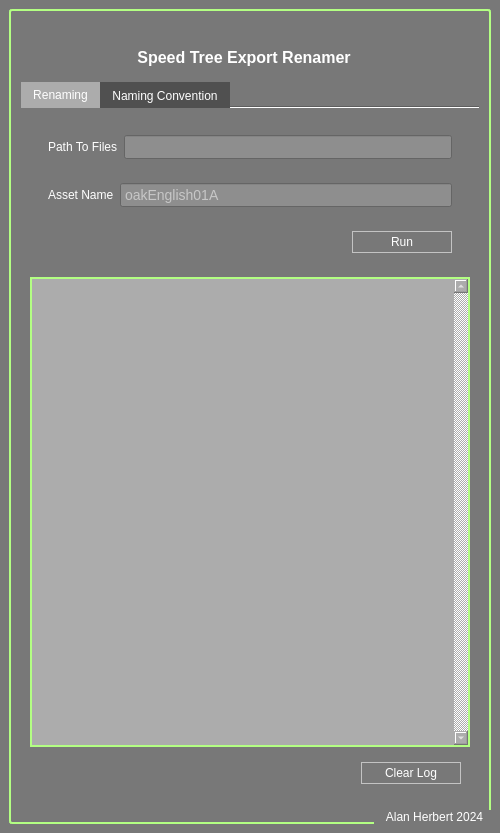
<?xml version="1.0" encoding="UTF-8"?>
<ui version="4.0">
 <class>MainWindow</class>
 <widget class="QMainWindow" name="MainWindow">
  <property name="geometry">
   <rect>
    <x>0</x>
    <y>0</y>
    <width>500</width>
    <height>833</height>
   </rect>
  </property>
  <property name="windowTitle">
   <string>MainWindow</string>
  </property>
  <property name="styleSheet">
   <string notr="true">color: rgb(255, 255, 255);
background-color: rgb(120, 120, 120);



</string>
  </property>
  <widget class="QWidget" name="centralwidget">
   <property name="styleSheet">
    <string notr="true">QLineEdit{

color: rgb(255, 255,255);
background-color: rgb(142, 142, 142);
font-size:14px;
padding:2px;
/*font-weight:bold;*/
}

QFrame{
border:none;
}

QPushButton{
border:1px solid  rgb(195, 195, 195);
padding: 3px;
}

QPushButton::hover{
background-color: rgb(195,195,195);
}


QPushButton::pressed{
color: rgb(0,200,0);
border-style: 3px inset  rgb(195, 195, 195);
}

QPushButton#clearLog_pushButton::pressed{
color: rgb(200,0,0);
}</string>
   </property>
   <layout class="QVBoxLayout" name="verticalLayout_6">
    <item>
     <widget class="QGroupBox" name="groupBox">
      <property name="styleSheet">
       <string notr="true">QGroupBox::title{
subcontrol-position: bottom right;
padding: 0 10px;
}

QGroupBox {
border: 2px solid rgb(179, 255, 131);
border-radius: 3px; 
}


</string>
      </property>
      <property name="title">
       <string>Alan Herbert 2024</string>
      </property>
      <property name="alignment">
       <set>Qt::AlignBottom|Qt::AlignRight|Qt::AlignTrailing</set>
      </property>
      <property name="flat">
       <bool>false</bool>
      </property>
      <layout class="QVBoxLayout" name="verticalLayout_5">
       <item>
        <widget class="QFrame" name="header_frame">
         <property name="frameShape">
          <enum>QFrame::StyledPanel</enum>
         </property>
         <property name="frameShadow">
          <enum>QFrame::Raised</enum>
         </property>
         <layout class="QHBoxLayout" name="horizontalLayout_16">
          <item>
           <spacer name="horizontalSpacer_14">
            <property name="orientation">
             <enum>Qt::Horizontal</enum>
            </property>
            <property name="sizeType">
             <enum>QSizePolicy::MinimumExpanding</enum>
            </property>
            <property name="sizeHint" stdset="0">
             <size>
              <width>40</width>
              <height>20</height>
             </size>
            </property>
           </spacer>
          </item>
          <item>
           <widget class="QLabel" name="toolNameHeader_label">
            <property name="font">
             <font>
              <pointsize>12</pointsize>
              <weight>75</weight>
              <bold>true</bold>
             </font>
            </property>
            <property name="text">
             <string>Speed Tree Export Renamer</string>
            </property>
            <property name="alignment">
             <set>Qt::AlignCenter</set>
            </property>
           </widget>
          </item>
          <item>
           <widget class="QLabel" name="toolLogo_label">
            <property name="text">
             <string/>
            </property>
            <property name="pixmap">
             <pixmap>generator_treeC.png</pixmap>
            </property>
            <property name="scaledContents">
             <bool>false</bool>
            </property>
           </widget>
          </item>
          <item>
           <spacer name="horizontalSpacer_15">
            <property name="orientation">
             <enum>Qt::Horizontal</enum>
            </property>
            <property name="sizeType">
             <enum>QSizePolicy::MinimumExpanding</enum>
            </property>
            <property name="sizeHint" stdset="0">
             <size>
              <width>40</width>
              <height>20</height>
             </size>
            </property>
           </spacer>
          </item>
         </layout>
        </widget>
       </item>
       <item>
        <widget class="QTabWidget" name="spreedTreeRenamer_tabWidget">
         <property name="styleSheet">
          <string notr="true">
QTabBar:tab:selected{
background-color: rgb(172, 172, 172);
}

QTabBar:tab:!selected{
;
	
	background-color: rgb(80, 80, 80);
}


</string>
         </property>
         <property name="currentIndex">
          <number>0</number>
         </property>
         <property name="documentMode">
          <bool>true</bool>
         </property>
         <property name="tabBarAutoHide">
          <bool>false</bool>
         </property>
         <widget class="QWidget" name="renaming_tab">
          <attribute name="title">
           <string>Renaming</string>
          </attribute>
          <layout class="QVBoxLayout" name="verticalLayout_2">
           <item>
            <widget class="QFrame" name="mainUpper_02_frame">
             <property name="frameShape">
              <enum>QFrame::StyledPanel</enum>
             </property>
             <property name="frameShadow">
              <enum>QFrame::Raised</enum>
             </property>
             <layout class="QVBoxLayout" name="verticalLayout">
              <item>
               <widget class="QFrame" name="pathToFiles_01_frame">
                <property name="frameShape">
                 <enum>QFrame::StyledPanel</enum>
                </property>
                <property name="frameShadow">
                 <enum>QFrame::Raised</enum>
                </property>
                <layout class="QHBoxLayout" name="horizontalLayout_2">
                 <item>
                  <widget class="QLabel" name="pathToFiles_label">
                   <property name="text">
                    <string>Path To Files</string>
                   </property>
                  </widget>
                 </item>
                 <item>
                  <widget class="QLineEdit" name="pathToFiles_lineEdit"/>
                 </item>
                </layout>
               </widget>
              </item>
              <item>
               <widget class="QFrame" name="assetName_01_frame">
                <property name="frameShape">
                 <enum>QFrame::StyledPanel</enum>
                </property>
                <property name="frameShadow">
                 <enum>QFrame::Raised</enum>
                </property>
                <layout class="QHBoxLayout" name="horizontalLayout">
                 <item>
                  <widget class="QLabel" name="assetName_label">
                   <property name="text">
                    <string>Asset Name</string>
                   </property>
                  </widget>
                 </item>
                 <item>
                  <widget class="QLineEdit" name="assetName_lineEdit">
                   <property name="placeholderText">
                    <string>oakEnglish01A</string>
                   </property>
                  </widget>
                 </item>
                </layout>
               </widget>
              </item>
              <item>
               <widget class="QFrame" name="run_01_frame">
                <property name="frameShape">
                 <enum>QFrame::StyledPanel</enum>
                </property>
                <property name="frameShadow">
                 <enum>QFrame::Raised</enum>
                </property>
                <layout class="QHBoxLayout" name="horizontalLayout_3">
                 <item>
                  <spacer name="horizontalSpacer">
                   <property name="orientation">
                    <enum>Qt::Horizontal</enum>
                   </property>
                   <property name="sizeType">
                    <enum>QSizePolicy::MinimumExpanding</enum>
                   </property>
                   <property name="sizeHint" stdset="0">
                    <size>
                     <width>280</width>
                     <height>20</height>
                    </size>
                   </property>
                  </spacer>
                 </item>
                 <item>
                  <widget class="QPushButton" name="run_pushButton">
                   <property name="sizePolicy">
                    <sizepolicy hsizetype="Fixed" vsizetype="Fixed">
                     <horstretch>20</horstretch>
                     <verstretch>0</verstretch>
                    </sizepolicy>
                   </property>
                   <property name="minimumSize">
                    <size>
                     <width>100</width>
                     <height>21</height>
                    </size>
                   </property>
                   <property name="sizeIncrement">
                    <size>
                     <width>0</width>
                     <height>0</height>
                    </size>
                   </property>
                   <property name="baseSize">
                    <size>
                     <width>30</width>
                     <height>0</height>
                    </size>
                   </property>
                   <property name="text">
                    <string>Run</string>
                   </property>
                   <property name="iconSize">
                    <size>
                     <width>30</width>
                     <height>16</height>
                    </size>
                   </property>
                   <property name="autoDefault">
                    <bool>false</bool>
                   </property>
                   <property name="default">
                    <bool>false</bool>
                   </property>
                   <property name="flat">
                    <bool>false</bool>
                   </property>
                  </widget>
                 </item>
                </layout>
               </widget>
              </item>
             </layout>
            </widget>
           </item>
           <item>
            <widget class="QTextBrowser" name="log_textBrowser">
             <property name="sizePolicy">
              <sizepolicy hsizetype="MinimumExpanding" vsizetype="MinimumExpanding">
               <horstretch>0</horstretch>
               <verstretch>0</verstretch>
              </sizepolicy>
             </property>
             <property name="acceptDrops">
              <bool>false</bool>
             </property>
             <property name="styleSheet">
              <string notr="true">border: 2px solid rgb(179, 255, 131);
background-color: rgb(172, 172, 172);</string>
             </property>
             <property name="verticalScrollBarPolicy">
              <enum>Qt::ScrollBarAlwaysOn</enum>
             </property>
             <property name="sizeAdjustPolicy">
              <enum>QAbstractScrollArea::AdjustIgnored</enum>
             </property>
             <property name="lineWrapMode">
              <enum>QTextEdit::NoWrap</enum>
             </property>
            </widget>
           </item>
           <item>
            <widget class="QFrame" name="clearLog_01_frame">
             <property name="frameShape">
              <enum>QFrame::StyledPanel</enum>
             </property>
             <property name="frameShadow">
              <enum>QFrame::Raised</enum>
             </property>
             <layout class="QHBoxLayout" name="horizontalLayout_4">
              <item>
               <spacer name="horizontalSpacer_2">
                <property name="orientation">
                 <enum>Qt::Horizontal</enum>
                </property>
                <property name="sizeHint" stdset="0">
                 <size>
                  <width>40</width>
                  <height>20</height>
                 </size>
                </property>
               </spacer>
              </item>
              <item>
               <widget class="QPushButton" name="clearLog_pushButton">
                <property name="minimumSize">
                 <size>
                  <width>100</width>
                  <height>0</height>
                 </size>
                </property>
                <property name="text">
                 <string>Clear Log</string>
                </property>
               </widget>
              </item>
             </layout>
            </widget>
           </item>
          </layout>
         </widget>
         <widget class="QWidget" name="namingConvention_tab">
          <attribute name="title">
           <string>Naming Convention</string>
          </attribute>
          <layout class="QVBoxLayout" name="verticalLayout_4">
           <item>
            <widget class="QFrame" name="components_frame">
             <property name="frameShape">
              <enum>QFrame::StyledPanel</enum>
             </property>
             <property name="frameShadow">
              <enum>QFrame::Raised</enum>
             </property>
             <layout class="QVBoxLayout" name="verticalLayout_3">
              <item>
               <widget class="QFrame" name="materialTag_01_frame">
                <property name="frameShape">
                 <enum>QFrame::StyledPanel</enum>
                </property>
                <property name="frameShadow">
                 <enum>QFrame::Raised</enum>
                </property>
                <layout class="QHBoxLayout" name="horizontalLayout_15">
                 <item>
                  <widget class="QLabel" name="materialTag_label">
                   <property name="sizePolicy">
                    <sizepolicy hsizetype="Fixed" vsizetype="Preferred">
                     <horstretch>0</horstretch>
                     <verstretch>0</verstretch>
                    </sizepolicy>
                   </property>
                   <property name="text">
                    <string>Material Tag</string>
                   </property>
                   <property name="scaledContents">
                    <bool>false</bool>
                   </property>
                   <property name="alignment">
                    <set>Qt::AlignCenter</set>
                   </property>
                   <property name="wordWrap">
                    <bool>false</bool>
                   </property>
                  </widget>
                 </item>
                 <item>
                  <spacer name="horizontalSpacer_4">
                   <property name="orientation">
                    <enum>Qt::Horizontal</enum>
                   </property>
                   <property name="sizeType">
                    <enum>QSizePolicy::Preferred</enum>
                   </property>
                   <property name="sizeHint" stdset="0">
                    <size>
                     <width>110</width>
                     <height>20</height>
                    </size>
                   </property>
                  </spacer>
                 </item>
                 <item>
                  <widget class="QLineEdit" name="materialTag_lineEdit">
                   <property name="maximumSize">
                    <size>
                     <width>504</width>
                     <height>16777215</height>
                    </size>
                   </property>
                   <property name="alignment">
                    <set>Qt::AlignCenter</set>
                   </property>
                   <property name="placeholderText">
                    <string/>
                   </property>
                  </widget>
                 </item>
                </layout>
               </widget>
              </item>
              <item>
               <spacer name="verticalSpacer_18">
                <property name="orientation">
                 <enum>Qt::Vertical</enum>
                </property>
                <property name="sizeHint" stdset="0">
                 <size>
                  <width>20</width>
                  <height>0</height>
                 </size>
                </property>
               </spacer>
              </item>
              <item>
               <widget class="QFrame" name="useVariantNumbering_01_frame">
                <property name="frameShape">
                 <enum>QFrame::StyledPanel</enum>
                </property>
                <property name="frameShadow">
                 <enum>QFrame::Raised</enum>
                </property>
                <layout class="QHBoxLayout" name="horizontalLayout_14">
                 <item>
                  <widget class="QCheckBox" name="useVariantNum_checkBox">
                   <property name="sizePolicy">
                    <sizepolicy hsizetype="Fixed" vsizetype="Fixed">
                     <horstretch>0</horstretch>
                     <verstretch>0</verstretch>
                    </sizepolicy>
                   </property>
                   <property name="text">
                    <string>Use Variant Numbering</string>
                   </property>
                  </widget>
                 </item>
                 <item>
                  <spacer name="horizontalSpacer_5">
                   <property name="orientation">
                    <enum>Qt::Horizontal</enum>
                   </property>
                   <property name="sizeType">
                    <enum>QSizePolicy::Preferred</enum>
                   </property>
                   <property name="sizeHint" stdset="0">
                    <size>
                     <width>35</width>
                     <height>20</height>
                    </size>
                   </property>
                  </spacer>
                 </item>
                 <item>
                  <widget class="QLineEdit" name="variantNum_lineEdit">
                   <property name="enabled">
                    <bool>true</bool>
                   </property>
                   <property name="maximumSize">
                    <size>
                     <width>504</width>
                     <height>16777215</height>
                    </size>
                   </property>
                   <property name="alignment">
                    <set>Qt::AlignCenter</set>
                   </property>
                   <property name="placeholderText">
                    <string/>
                   </property>
                  </widget>
                 </item>
                </layout>
               </widget>
              </item>
              <item>
               <spacer name="verticalSpacer_17">
                <property name="orientation">
                 <enum>Qt::Vertical</enum>
                </property>
                <property name="sizeHint" stdset="0">
                 <size>
                  <width>20</width>
                  <height>0</height>
                 </size>
                </property>
               </spacer>
              </item>
              <item>
               <widget class="QFrame" name="diffuseMap_frame">
                <property name="frameShape">
                 <enum>QFrame::StyledPanel</enum>
                </property>
                <property name="frameShadow">
                 <enum>QFrame::Raised</enum>
                </property>
                <layout class="QHBoxLayout" name="horizontalLayout_13">
                 <item>
                  <widget class="QLabel" name="diffuseMap_label">
                   <property name="sizePolicy">
                    <sizepolicy hsizetype="Fixed" vsizetype="Preferred">
                     <horstretch>0</horstretch>
                     <verstretch>0</verstretch>
                    </sizepolicy>
                   </property>
                   <property name="text">
                    <string>Diffuse Map</string>
                   </property>
                   <property name="alignment">
                    <set>Qt::AlignCenter</set>
                   </property>
                  </widget>
                 </item>
                 <item>
                  <spacer name="horizontalSpacer_6">
                   <property name="orientation">
                    <enum>Qt::Horizontal</enum>
                   </property>
                   <property name="sizeType">
                    <enum>QSizePolicy::Preferred</enum>
                   </property>
                   <property name="sizeHint" stdset="0">
                    <size>
                     <width>110</width>
                     <height>20</height>
                    </size>
                   </property>
                  </spacer>
                 </item>
                 <item>
                  <widget class="QLineEdit" name="diffuseMap_lineEdit">
                   <property name="maximumSize">
                    <size>
                     <width>504</width>
                     <height>16777215</height>
                    </size>
                   </property>
                   <property name="alignment">
                    <set>Qt::AlignCenter</set>
                   </property>
                   <property name="placeholderText">
                    <string/>
                   </property>
                  </widget>
                 </item>
                </layout>
               </widget>
              </item>
              <item>
               <spacer name="verticalSpacer_16">
                <property name="orientation">
                 <enum>Qt::Vertical</enum>
                </property>
                <property name="sizeHint" stdset="0">
                 <size>
                  <width>20</width>
                  <height>0</height>
                 </size>
                </property>
               </spacer>
              </item>
              <item>
               <widget class="QFrame" name="glossMap_frame">
                <property name="frameShape">
                 <enum>QFrame::StyledPanel</enum>
                </property>
                <property name="frameShadow">
                 <enum>QFrame::Raised</enum>
                </property>
                <layout class="QHBoxLayout" name="horizontalLayout_12">
                 <item>
                  <widget class="QLabel" name="glossMap_label">
                   <property name="sizePolicy">
                    <sizepolicy hsizetype="Fixed" vsizetype="Preferred">
                     <horstretch>0</horstretch>
                     <verstretch>0</verstretch>
                    </sizepolicy>
                   </property>
                   <property name="text">
                    <string>Gloss Map</string>
                   </property>
                   <property name="alignment">
                    <set>Qt::AlignCenter</set>
                   </property>
                  </widget>
                 </item>
                 <item>
                  <spacer name="horizontalSpacer_7">
                   <property name="orientation">
                    <enum>Qt::Horizontal</enum>
                   </property>
                   <property name="sizeType">
                    <enum>QSizePolicy::Preferred</enum>
                   </property>
                   <property name="sizeHint" stdset="0">
                    <size>
                     <width>119</width>
                     <height>20</height>
                    </size>
                   </property>
                  </spacer>
                 </item>
                 <item>
                  <widget class="QLineEdit" name="glossMap_lineEdit">
                   <property name="maximumSize">
                    <size>
                     <width>504</width>
                     <height>16777215</height>
                    </size>
                   </property>
                   <property name="alignment">
                    <set>Qt::AlignCenter</set>
                   </property>
                   <property name="placeholderText">
                    <string/>
                   </property>
                  </widget>
                 </item>
                </layout>
               </widget>
              </item>
              <item>
               <spacer name="verticalSpacer_15">
                <property name="orientation">
                 <enum>Qt::Vertical</enum>
                </property>
                <property name="sizeHint" stdset="0">
                 <size>
                  <width>20</width>
                  <height>0</height>
                 </size>
                </property>
               </spacer>
              </item>
              <item>
               <widget class="QFrame" name="normalMap_frame">
                <property name="frameShape">
                 <enum>QFrame::StyledPanel</enum>
                </property>
                <property name="frameShadow">
                 <enum>QFrame::Raised</enum>
                </property>
                <layout class="QHBoxLayout" name="horizontalLayout_11">
                 <item>
                  <widget class="QLabel" name="normalMap_label">
                   <property name="sizePolicy">
                    <sizepolicy hsizetype="Fixed" vsizetype="Preferred">
                     <horstretch>0</horstretch>
                     <verstretch>0</verstretch>
                    </sizepolicy>
                   </property>
                   <property name="text">
                    <string>Normal map</string>
                   </property>
                   <property name="alignment">
                    <set>Qt::AlignCenter</set>
                   </property>
                  </widget>
                 </item>
                 <item>
                  <spacer name="horizontalSpacer_8">
                   <property name="orientation">
                    <enum>Qt::Horizontal</enum>
                   </property>
                   <property name="sizeType">
                    <enum>QSizePolicy::Preferred</enum>
                   </property>
                   <property name="sizeHint" stdset="0">
                    <size>
                     <width>109</width>
                     <height>20</height>
                    </size>
                   </property>
                  </spacer>
                 </item>
                 <item>
                  <widget class="QLineEdit" name="normalMap_lineEdit">
                   <property name="maximumSize">
                    <size>
                     <width>504</width>
                     <height>16777215</height>
                    </size>
                   </property>
                   <property name="alignment">
                    <set>Qt::AlignCenter</set>
                   </property>
                   <property name="placeholderText">
                    <string/>
                   </property>
                  </widget>
                 </item>
                </layout>
               </widget>
              </item>
              <item>
               <spacer name="verticalSpacer_14">
                <property name="orientation">
                 <enum>Qt::Vertical</enum>
                </property>
                <property name="sizeHint" stdset="0">
                 <size>
                  <width>20</width>
                  <height>1</height>
                 </size>
                </property>
               </spacer>
              </item>
              <item>
               <widget class="QFrame" name="heightMap_frame">
                <property name="frameShape">
                 <enum>QFrame::StyledPanel</enum>
                </property>
                <property name="frameShadow">
                 <enum>QFrame::Raised</enum>
                </property>
                <layout class="QHBoxLayout" name="horizontalLayout_10">
                 <item>
                  <widget class="QLabel" name="heightMap_label">
                   <property name="sizePolicy">
                    <sizepolicy hsizetype="Fixed" vsizetype="Preferred">
                     <horstretch>0</horstretch>
                     <verstretch>0</verstretch>
                    </sizepolicy>
                   </property>
                   <property name="text">
                    <string>Height Map</string>
                   </property>
                   <property name="alignment">
                    <set>Qt::AlignCenter</set>
                   </property>
                  </widget>
                 </item>
                 <item>
                  <spacer name="horizontalSpacer_9">
                   <property name="orientation">
                    <enum>Qt::Horizontal</enum>
                   </property>
                   <property name="sizeType">
                    <enum>QSizePolicy::Preferred</enum>
                   </property>
                   <property name="sizeHint" stdset="0">
                    <size>
                     <width>110</width>
                     <height>20</height>
                    </size>
                   </property>
                  </spacer>
                 </item>
                 <item>
                  <widget class="QLineEdit" name="heightMap_lineEdit">
                   <property name="maximumSize">
                    <size>
                     <width>504</width>
                     <height>16777215</height>
                    </size>
                   </property>
                   <property name="alignment">
                    <set>Qt::AlignCenter</set>
                   </property>
                   <property name="placeholderText">
                    <string/>
                   </property>
                  </widget>
                 </item>
                </layout>
               </widget>
              </item>
              <item>
               <spacer name="verticalSpacer_13">
                <property name="orientation">
                 <enum>Qt::Vertical</enum>
                </property>
                <property name="sizeHint" stdset="0">
                 <size>
                  <width>20</width>
                  <height>0</height>
                 </size>
                </property>
               </spacer>
              </item>
              <item>
               <widget class="QFrame" name="opacityMap_frame">
                <property name="frameShape">
                 <enum>QFrame::StyledPanel</enum>
                </property>
                <property name="frameShadow">
                 <enum>QFrame::Raised</enum>
                </property>
                <layout class="QHBoxLayout" name="horizontalLayout_9">
                 <item>
                  <widget class="QLabel" name="opacityMap_label">
                   <property name="sizePolicy">
                    <sizepolicy hsizetype="Fixed" vsizetype="Preferred">
                     <horstretch>0</horstretch>
                     <verstretch>0</verstretch>
                    </sizepolicy>
                   </property>
                   <property name="text">
                    <string>Opacity Map</string>
                   </property>
                   <property name="alignment">
                    <set>Qt::AlignCenter</set>
                   </property>
                  </widget>
                 </item>
                 <item>
                  <spacer name="horizontalSpacer_10">
                   <property name="orientation">
                    <enum>Qt::Horizontal</enum>
                   </property>
                   <property name="sizeType">
                    <enum>QSizePolicy::Preferred</enum>
                   </property>
                   <property name="sizeHint" stdset="0">
                    <size>
                     <width>100</width>
                     <height>20</height>
                    </size>
                   </property>
                  </spacer>
                 </item>
                 <item>
                  <widget class="QLineEdit" name="opacityMap_lineEdit">
                   <property name="maximumSize">
                    <size>
                     <width>504</width>
                     <height>16777215</height>
                    </size>
                   </property>
                   <property name="alignment">
                    <set>Qt::AlignCenter</set>
                   </property>
                   <property name="placeholderText">
                    <string/>
                   </property>
                  </widget>
                 </item>
                </layout>
               </widget>
              </item>
              <item>
               <spacer name="verticalSpacer_12">
                <property name="orientation">
                 <enum>Qt::Vertical</enum>
                </property>
                <property name="sizeHint" stdset="0">
                 <size>
                  <width>20</width>
                  <height>0</height>
                 </size>
                </property>
               </spacer>
              </item>
              <item>
               <widget class="QFrame" name="sscMap_frame">
                <property name="frameShape">
                 <enum>QFrame::StyledPanel</enum>
                </property>
                <property name="frameShadow">
                 <enum>QFrame::Raised</enum>
                </property>
                <layout class="QHBoxLayout" name="horizontalLayout_8">
                 <item>
                  <widget class="QLabel" name="sscMap_label">
                   <property name="sizePolicy">
                    <sizepolicy hsizetype="Fixed" vsizetype="Preferred">
                     <horstretch>0</horstretch>
                     <verstretch>0</verstretch>
                    </sizepolicy>
                   </property>
                   <property name="text">
                    <string>Subsurface Colour Map</string>
                   </property>
                   <property name="alignment">
                    <set>Qt::AlignCenter</set>
                   </property>
                  </widget>
                 </item>
                 <item>
                  <spacer name="horizontalSpacer_11">
                   <property name="orientation">
                    <enum>Qt::Horizontal</enum>
                   </property>
                   <property name="sizeType">
                    <enum>QSizePolicy::Preferred</enum>
                   </property>
                   <property name="sizeHint" stdset="0">
                    <size>
                     <width>48</width>
                     <height>20</height>
                    </size>
                   </property>
                  </spacer>
                 </item>
                 <item>
                  <widget class="QLineEdit" name="sscMap_lineEdit">
                   <property name="maximumSize">
                    <size>
                     <width>504</width>
                     <height>16777215</height>
                    </size>
                   </property>
                   <property name="alignment">
                    <set>Qt::AlignCenter</set>
                   </property>
                   <property name="placeholderText">
                    <string/>
                   </property>
                  </widget>
                 </item>
                </layout>
               </widget>
              </item>
              <item>
               <spacer name="verticalSpacer_11">
                <property name="orientation">
                 <enum>Qt::Vertical</enum>
                </property>
                <property name="sizeHint" stdset="0">
                 <size>
                  <width>20</width>
                  <height>0</height>
                 </size>
                </property>
               </spacer>
              </item>
              <item>
               <widget class="QFrame" name="ssaMap_frame">
                <property name="frameShape">
                 <enum>QFrame::StyledPanel</enum>
                </property>
                <property name="frameShadow">
                 <enum>QFrame::Raised</enum>
                </property>
                <layout class="QHBoxLayout" name="horizontalLayout_7">
                 <item>
                  <widget class="QLabel" name="ssaMap_label">
                   <property name="sizePolicy">
                    <sizepolicy hsizetype="Fixed" vsizetype="Preferred">
                     <horstretch>0</horstretch>
                     <verstretch>0</verstretch>
                    </sizepolicy>
                   </property>
                   <property name="text">
                    <string>Subsurface Amount Map</string>
                   </property>
                   <property name="alignment">
                    <set>Qt::AlignCenter</set>
                   </property>
                  </widget>
                 </item>
                 <item>
                  <spacer name="horizontalSpacer_12">
                   <property name="orientation">
                    <enum>Qt::Horizontal</enum>
                   </property>
                   <property name="sizeType">
                    <enum>QSizePolicy::Preferred</enum>
                   </property>
                   <property name="sizeHint" stdset="0">
                    <size>
                     <width>40</width>
                     <height>10</height>
                    </size>
                   </property>
                  </spacer>
                 </item>
                 <item>
                  <widget class="QLineEdit" name="ssaMap_lineEdit">
                   <property name="maximumSize">
                    <size>
                     <width>504</width>
                     <height>16777215</height>
                    </size>
                   </property>
                   <property name="alignment">
                    <set>Qt::AlignCenter</set>
                   </property>
                   <property name="placeholderText">
                    <string/>
                   </property>
                  </widget>
                 </item>
                </layout>
               </widget>
              </item>
              <item>
               <spacer name="verticalSpacer_10">
                <property name="orientation">
                 <enum>Qt::Vertical</enum>
                </property>
                <property name="sizeHint" stdset="0">
                 <size>
                  <width>20</width>
                  <height>0</height>
                 </size>
                </property>
               </spacer>
              </item>
              <item>
               <widget class="QFrame" name="aoMap_frame">
                <property name="frameShape">
                 <enum>QFrame::StyledPanel</enum>
                </property>
                <property name="frameShadow">
                 <enum>QFrame::Raised</enum>
                </property>
                <layout class="QHBoxLayout" name="horizontalLayout_5">
                 <item>
                  <widget class="QLabel" name="aoMap_label">
                   <property name="sizePolicy">
                    <sizepolicy hsizetype="Fixed" vsizetype="Preferred">
                     <horstretch>0</horstretch>
                     <verstretch>0</verstretch>
                    </sizepolicy>
                   </property>
                   <property name="text">
                    <string>AO Map</string>
                   </property>
                   <property name="alignment">
                    <set>Qt::AlignCenter</set>
                   </property>
                  </widget>
                 </item>
                 <item>
                  <spacer name="horizontalSpacer_3">
                   <property name="orientation">
                    <enum>Qt::Horizontal</enum>
                   </property>
                   <property name="sizeType">
                    <enum>QSizePolicy::Preferred</enum>
                   </property>
                   <property name="sizeHint" stdset="0">
                    <size>
                     <width>117</width>
                     <height>10</height>
                    </size>
                   </property>
                  </spacer>
                 </item>
                 <item>
                  <widget class="QLineEdit" name="aoMap_lineEdit">
                   <property name="maximumSize">
                    <size>
                     <width>504</width>
                     <height>16777215</height>
                    </size>
                   </property>
                   <property name="alignment">
                    <set>Qt::AlignCenter</set>
                   </property>
                   <property name="placeholderText">
                    <string/>
                   </property>
                  </widget>
                 </item>
                </layout>
               </widget>
              </item>
             </layout>
            </widget>
           </item>
          </layout>
         </widget>
        </widget>
       </item>
       <item>
        <spacer name="verticalSpacer">
         <property name="orientation">
          <enum>Qt::Vertical</enum>
         </property>
         <property name="sizeType">
          <enum>QSizePolicy::Fixed</enum>
         </property>
         <property name="sizeHint" stdset="0">
          <size>
           <width>20</width>
           <height>10</height>
          </size>
         </property>
        </spacer>
       </item>
      </layout>
     </widget>
    </item>
   </layout>
  </widget>
 </widget>
 <resources/>
 <connections/>
</ui>
